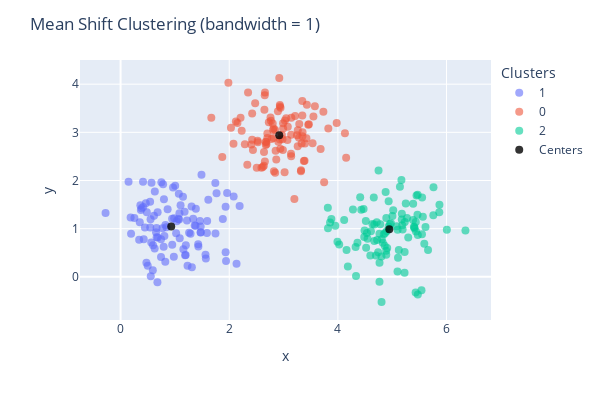

The cell this chart's notebook holds for it:
### Code cell
cv_X1.plot_clusters(mean_shift.labels_, mean_shift.cluster_centers_, 
                    title='Mean Shift Clustering (bandwidth = 1)')
